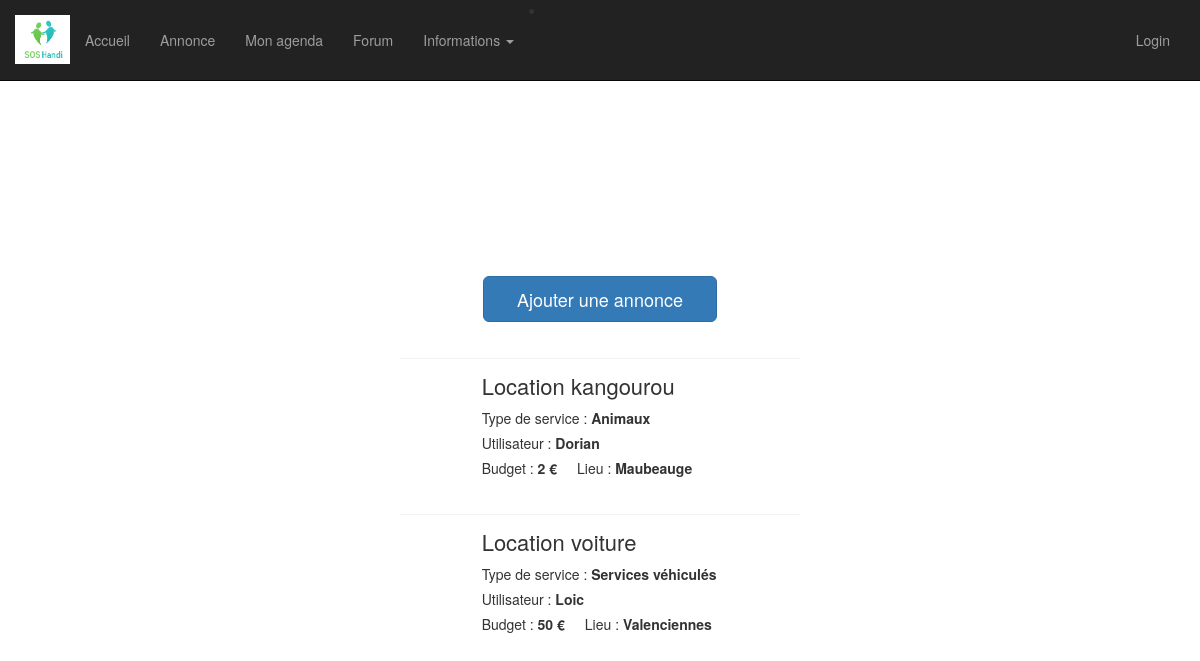
The page / on the database its author committed.
### tables this page shows
CREATE TABLE Annonce (
	idAnnonce int AUTO_INCREMENT PRIMARY KEY,
	demandeur int NOT NULL,
	FOREIGN KEY(demandeur) REFERENCES Utilisateur(idUtilisateur) ON DELETE CASCADE,
	titre varchar(255) NOT NULL,
	service int NOT NULL,
	FOREIGN KEY(service) REFERENCES Service(idService) ON DELETE CASCADE,
	lieu varchar(255) NOT NULL,
	prix int NOT NULL,
	message text NOT NULL
);

CREATE TABLE Service (
	idService int AUTO_INCREMENT NOT NULL PRIMARY KEY,
	nom varchar(128) NOT NULL
);

CREATE TABLE Utilisateur (
	idUtilisateur int AUTO_INCREMENT PRIMARY KEY,
    login varchar(32) NOT NULL UNIQUE,
    email varchar(32) NOT NULL UNIQUE,
    mdp varchar(12) NOT NULL,
	description text NOT NULL,
	dateNaiss date NOT NULL,
    typeU varchar(32) NOT NULL
);

### Model/fonctions_annonces.php (called while the page is built, shortened)
<?php
	function get_annonces($nbAnnonces) {
		include_once('config.php');
		$query = 'SELECT demandeur, titre, service, lieu, prix, message FROM Annonce LIMIT ?';
		$stmt = $bdd->prepare($query);
		$stmt->bindValue(1, $nbAnnonces, PDO::PARAM_INT);
		$stmt->execute();
		$lesAnnonces = $stmt->fetchAll();
		return $lesAnnonces;
	}
	function get_username_demandeur($demandeur) {
		include('config.php');
		$query = 'SELECT login FROM Utilisateur WHERE idUtilisateur = ?';
		$stmt = $bdd->prepare($query);
		$stmt->bindValue(1, $demandeur, PDO::PARAM_INT);
		$stmt->execute();
		if ($donnee = $stmt->fetch()) {
			return $donnee['login'];
		}
	}
	function get_nomService($idService) {
		include('config.php');
		$query = 'SELECT nom FROM Service WHERE idService = ?';
		$stmt = $bdd->prepare($query);
		$stmt->bindValue(1, $idService, PDO::PARAM_INT);
		$stmt->execute();
		if ($donnee = $stmt->fetch()) {
			return $donnee['nom'];
		}
	}
?>

### index.php (the view, shortened to what this page needs)
  <!DOCTYPE html>
  <html lang="en">
  <head>
      <link href="css/bootstrap.min.css" rel="stylesheet">
      <link href="css/style.css" rel="stylesheet">
      <link href="css/hover-min.css" rel="stylesheet">
      <link href="css/swiper.min.css" rel="stylesheet">
  </head>
  <body>
      <?php require("View/menu.php"); ?>
          <div class="container">
              <div class="row">
                  <?php if($_SESSION['logged']==1){?> <a href="http://localhost/Projet-Web-DUT/View/PosterAnnonce.php" id="singlebutton" name="singlebutton" type="button " role="button" class=" btn btn-primary btn-lg hvr-buzz center-block addannonce ">Ajouter une annonce</a>
                      <?php } else if ($_SESSION['logged']==0){?> <a href="http://localhost/Projet-Web-DUT/View/login.php" id="singlebutton " name="singlebutton " type="button " role="button " class="btn btn-primary btn-lg hvr-buzz center-block addannonce">Ajouter une annonce</a>
                          <?php }?>
              </div>
          </div>
          <?php
include_once('Model/fonctions_annonces.php');
$lesAnnonces = get_annonces(3);
foreach ($lesAnnonces as $annonce) {
?>
              <div id="listannonceP" class="row">
                  <div class="col-xs-12">
                      <div class="col-xs-4"></div>
                      <div class="col-xs-4">
                          <div id="listannonce" class="row">
                              <a href="#">
                                  <div class="col-xs-3 col-sm-2 text-center no-padding">
                                  </div>
                                  <div class="col-xs-9 col-sm-10">
                                      <h4 class="title">
                                          <?php echo $annonce['titre'] ?>                                       </h4>
                                      <div class="username"> Type de service : <span class="capitalize firstname">
									<?php $service = get_nomService($annonce['service']);
											echo $service ?></span></div>
                                      <div class="username"> Utilisateur : <span class="capitalize firstname">
									<?php $username = get_username_demandeur($annonce['demandeur']);
											echo $username ?></span></div>
                                      <div class="budget"> Budget : <b>
                                          <?php echo $annonce['prix'] ?> €</b> </div>
                                      <div class="duration"> Lieu : <b>
									<?php echo $annonce['lieu'] ?> </b> </div>
                                  </div>
                              </a>
                          </div>
                      </div>
                  </div>
              </div>
              <?php } ?>
  </body>
  </html>

### View/menu.php (shortened to what this page needs)
<nav class="navbar navbar-inverse navbar-fixed-top" role="navigation">
    <div class="container">
        <div class="navbar-header">
            <a class="navbar-brand" href="#"> <img style="width: 55px;" src="http://localhost/Projet-Web-DUT/img/logo.png" alt=""> </a>
        </div>
        <div class="collapse navbar-collapse" id="bs-example-navbar-collapse-1">
            <ul class="nav navbar-nav">
                <li> <a href="http://localhost/Projet-Web-DUT">Accueil</a> </li>
                <li> <a href="#">Annonce</a> </li>
                <li> <a href="#">Mon agenda</a> </li>
                <li> <a href="#">Forum</a> </li>
                <li class="dropdown"> <a href="#" data-toggle="dropdown" class="dropdown-toggle">Informations <b class="caret"></b></a>
                </li>
            </ul>
            <?php if($_SESSION['logged']==0){?>
                <li><a href="http://localhost/Projet-Web-DUT/View/login.php" style="padding : 30px 0; color:#9d9d9d;" class="pull-right userlogin">Login</a> </li>
                <?php }else if($_SESSION['logged']==1){?>
                    <li>
                        <a href="http://localhost/Projet-Web-DUT/View/Profile.php" style="padding : 30px 0; color:#9d9d9d;" class="pull-right userlogin">
                            <?php echo $_SESSION['username']?>
                        </a> <a href="http://localhost/Projet-Web-DUT/Controler/logout.php" style="padding : 30px 0; color:#9d9d9d;" class="pull-right userlogin">
                          Logout
                        </a> </li>
                    <?php }?>
        </div>
    </div>
</nav>

### css/style.css (style rules this page uses)
body { padding-top: 70px; }
.navbar-fixed-top .nav { padding: 15px 0; }
.navbar-fixed-top .navbar-brand { padding: 0 15px; }
.userlogin { padding: 30px 0; list-style: none; }
.addannonce { margin-top: 15%; width: 20%; }
#listannonceP { margin-top: 3%; }
#listannonce { border-top: 1px solid #F3F3F3; height: 120px; }
#listannonce a { display: block; width: 100%; height: 100%; color: #333333; }
#listannonce .title { color: #333333 !important; font-size: 22px; margin-top: 15px; font-weight: normal; }
#listannonce .username { font-weight: normal; margin-top: 5px; margin-bottom: 5px; }
#listannonce .username .firstname { font-weight: bold; }
#listannonce .budget, #listannonce .duration { width: auto; float: left; padding-right: 20px; }
@media (min-width:768px) { body { padding-top: 100px; } }
@media (min-width:768px) { .navbar-fixed-top .navbar-brand { padding: 15px 0; } }

### rows shown on the page
annonce: titre "Location kangourou", service.nom "Animaux", demandeur.login "Dorian", prix "2", lieu "Maubeauge"
annonce: titre "Location voiture", service.nom "Services véhiculés", demandeur.login "Loic", prix "50", lieu "Valenciennes"
